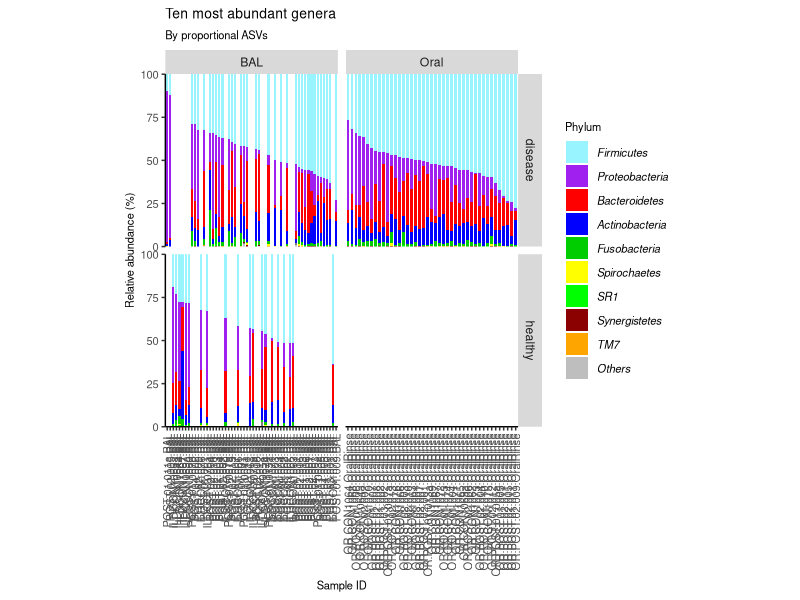
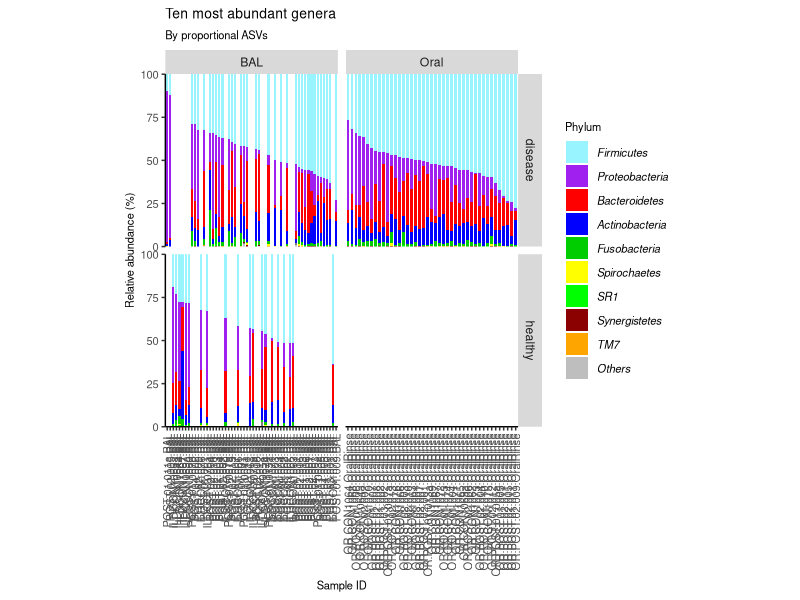

Here is the R script that generated these plots, in order:
setwd(dir = "~/GitHub/Imperial-Molyneaux/COVID-BAL-OralRinse/Filtered data/")

#install.packages("dplyr")
library("dplyr")
#install.packages("tidyverse")
library("tidyverse")
#install.packages("vegan")
library("vegan")
#install.packages("reshape2")
library("reshape2")

##Select data
normalised_data <- read_csv("../Phylum-normalised-metadata.csv") %>%
  filter(!Status == "control")
abund_table <- normalised_data %>%
  select(5:ncol(normalised_data))

metadata <- normalised_data %>%
  select(index:Status)

# Make the data into percentages
rowSums(abund_table)
abund_table <- abund_table/rowSums(abund_table)*100

# Make a dataframe "top" that contains the top 10 most abundant genera. You can alter these as you want.
top <- abund_table[,order(colSums(abund_table),decreasing=TRUE)]
#Extract list of top N Taxa
N <- 10
taxa_list <- colnames(top)[1:N]
N <- length(taxa_list)
top <- data.frame(top[,colnames(top) %in% taxa_list])
top

# Make a dataframe "other" that contains all of the other genera. You can alter these as you want.
other <- abund_table[,order(colSums(abund_table),decreasing=TRUE)]
# Extract list of top N Taxa
N <- dim(normalised_data)[2] # This needs to be the total number of colums in the dataframe.
# dim(normalised_data)[2], calls the second element of the vector dim(normalised_data)
taxa_list2 <- colnames(other)[11:N]
N <- length(taxa_list2)
Others <- data.frame(other[,colnames(other) %in% taxa_list2])
Others
# Sum all the other columns into one.
Others <- rowSums(Others)
Others <- as.data.frame(Others)
Others

# Combine the top 10 genus and the other column and check the rows all still add up to 100.
top_other <- cbind(top, Others)
top_other
top_other_rowsums <- rowSums(top_other)
top_other_rowsums <- as.data.frame(top_other_rowsums)
top_other_rowsums

# Select sample_ID
sample_ID <- normalised_data$index

# Combine the data and the sample names back together again.
sample_data <- cbind(metadata, top_other)

# OPTIONAL: Order the samples by increasing proportion of one genus.
sample_data <- sample_data %>%
  arrange(Firmicutes
          #desc(Bacteroides) # Using desc() If you want to arrange in descending order.
  )

# OPTIONAL: Fix the order of sample IDs in the order of genus proportion.
sample_data$index <- factor(sample_data$index,
                            levels=unique(sample_data$index))


# Use melt to turn the data from wide format into long format. This puts all the genus data into a single column.
sample_data_long <- melt(sample_data, id.vars = c("index",
                                                  "Sample-type",
                                                  "Status"), variable.name = "Phylum")
sample_data_long

# Make a palette of colours for your top genus. There are lots of colours to use in R.
taxa_list # This shows you what those top ones are.
genusPalette <- c( Firmicutes = "cadetblue1",
                   Bacteroidetes = "red",
                   Proteobacteria = "purple",
                   Actinobacteria = "blue",
                   Fusobacteria = "green3",
                   Spirochaetes = "yellow",
                   Synergistetes = "red4",
                   SR1 = "green",
                   TM7 = "orange",
                   "[Thermi]" = "pink",
                   Others = "grey")


# Use ggplot2 to make the stacked box plot.
ggplot(sample_data_long,
       aes(x = index,
           y = value,
           fill = Phylum)) +
  #Set the width of the bars in the plot
  geom_bar(stat = "identity",
           width = 0.7) +
  facet_grid(`Status` ~ `Sample-type`,
             scales = "free",
             drop = TRUE)+ # Choose to show per category of metadata
  #Set the colors to use the genusPalette already created
  scale_fill_manual(values = genusPalette) +
  #Remove extra space at the top and bottom of the plot
  scale_y_continuous(expand = c(0, 0),
                     limits = c(0, 100.1)) +
  #Set the axis labels and title
  labs(title="Ten most abundant genera",
       subtitle = "By proportional ASVs",
       x = "Sample ID",
       y = "Relative abundance (%)") +
  theme(#Set the title font size
    plot.title = element_text(size=10),
    plot.subtitle = element_text(size = 8),
    #Set the legend title position
    legend.position = "right",
    #Set the legend title font size
    legend.title = element_text(size=8),
    #Define the size of the legend text and make it italic
    legend.text = element_text(size=8,
                               face = "italic"),
    #Remove the grey background from the legend
    legend.background = element_blank(),
    #Remove the box from the legend
    legend.key = element_blank(),
    #Remove the grey background
    panel.background = element_blank(),
    #Remove the plot border
    panel.border = element_blank(),
    #Remove the major plot grid lines
    panel.grid.major = element_blank(),
    #Remove the minor plot grid lines
    panel.grid.minor = element_blank(),
    #Change orientation of x axis labels
    axis.text.x = element_text(angle=90,
                               hjust=1,
                               vjust=0.5,
                               size=8),
    axis.title.x = element_text(size=8),
    #Define the axis title text size
    axis.title = element_text(size=8),
    #Define the axis label text size
    axis.text.y = element_text(size=8),
    #Add back the x and y axis lines and define thickness (size), line type, and color
    axis.line = element_line(size = 0.5,
                             linetype = "solid",
                             colour = "black"),
    #Set the aspect ratio of the plot
    aspect.ratio = 1
  )


#Save as a pdf for size to go into Inkspace figure
ggsave("Ten most abundant phyla, 16S BAL vs. Oral.pdf", width = 150, height = 150, units = c("mm"), dpi = 300)
